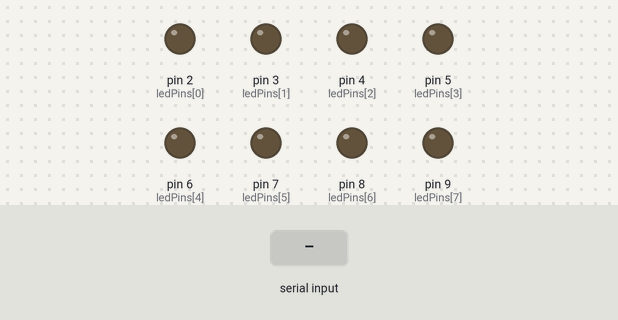
The program below on a simulated Arduino Uno, built with avr-gcc and run on an emulated ATmega328P. On the bench: output pins drawn as LEDs (lit = HIGH). The test bench sets the inputs (shaded band). What the program prints to the serial monitor is not drawn.

Above: at 1.3 s.
1.4 s: byte 75 ('K') received over Serial
At 1.55 s:
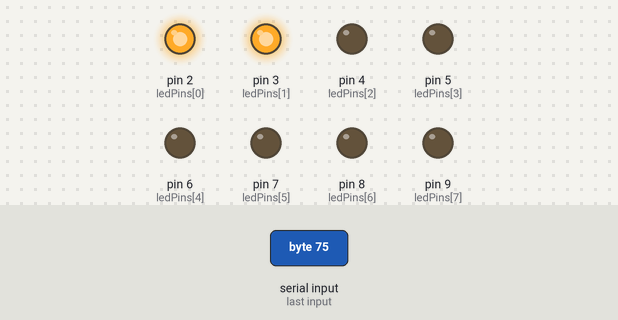
4.4 s: "A" received over Serial
At 5.2 s:
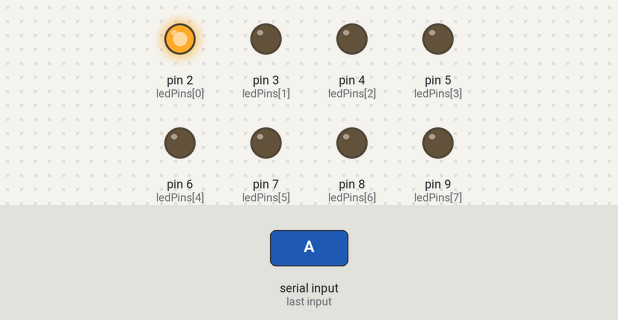
5.9 s: byte 76 ('L') received over Serial
At 6.05 s:
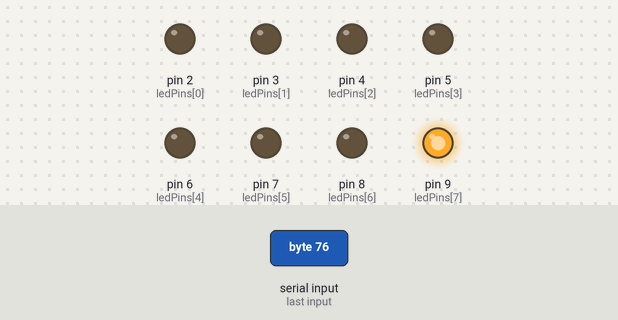
8.9 s: "I" received over Serial
At 9.8 s:
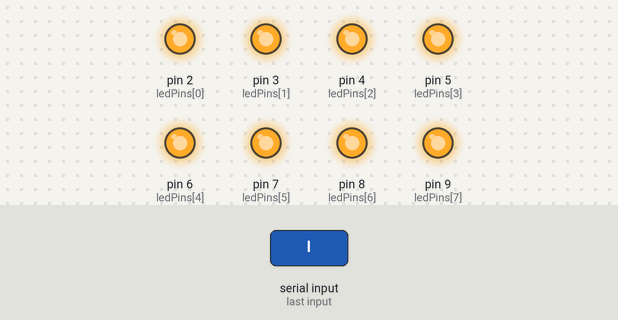
10.4 s: "B" received over Serial
At 11.0 s:
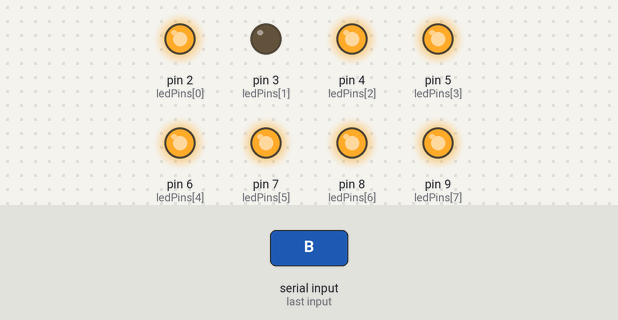
11.9 s: "C" received over Serial
At 13.3 s:
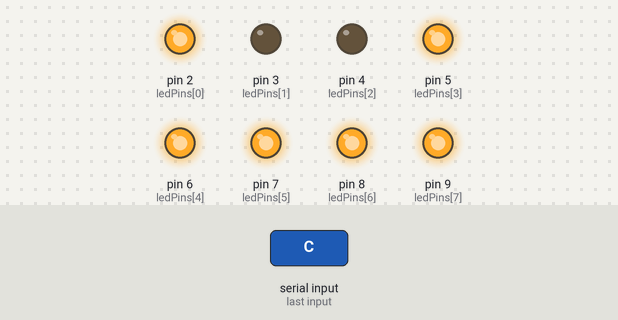
Timing chart, 0 to 14.4 s (numbered marks = the images above; inputs shaded):
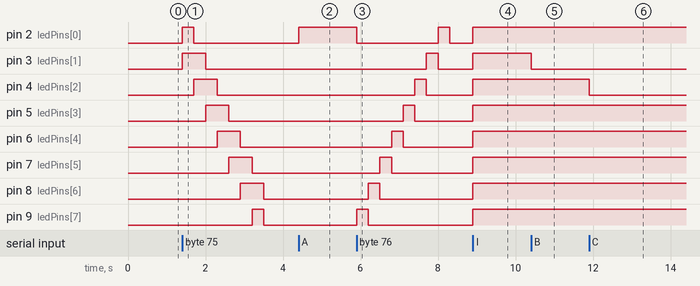

Measured:
- after the input at 1.4 s, pin 2 (ledPins[0]): LOW → HIGH at once, → LOW 0.30 s later; pin 3 (ledPins[1]): LOW → HIGH at once, → LOW 0.60 s later; pin 4 (ledPins[2]): LOW → HIGH after 0.30 s, → LOW 0.60 s later; pin 5 (ledPins[3]): LOW → HIGH after 0.60 s, → LOW 0.60 s later; pin 6 (ledPins[4]): LOW → HIGH after 0.90 s, → LOW 0.60 s later
- after the input at 4.4 s, pin 2 (ledPins[0]): LOW → HIGH at once
- after the input at 5.9 s, pin 2 (ledPins[0]): HIGH → LOW at once, → HIGH 2.1 s later, → LOW 0.30 s later; pin 3 (ledPins[1]): LOW → HIGH after 1.8 s, → LOW 0.30 s later
- after the input at 8.9 s, pin 2 (ledPins[0]), pin 3 (ledPins[1]), pin 4 (ledPins[2]), pin 5 (ledPins[3]), pin 6 (ledPins[4]), pin 7 (ledPins[5]), pin 8 (ledPins[6]), pin 9 (ledPins[7]): LOW → HIGH at once
- after the input at 10.4 s, pin 3 (ledPins[1]): HIGH → LOW at once
- after the input at 11.9 s, pin 4 (ledPins[2]): HIGH → LOW at once

The program:

main.cpp
```cpp
#include <Arduino.h>

const int ledPins[] = {2, 3, 4, 5, 6, 7, 8, 9};
const int ledCount = 8;
bool ledStates[] = {false, false, false, false, false, false, false, false};

void toggleLed(int index);
void allOn();
void allOff();
void runTwoLedsLeftToRight();
void runOneLedRightToLeft();

void setup() {
  Serial.begin(9600);

  for (int i = 0; i < ledCount; i++) {
    pinMode(ledPins[i], OUTPUT);
    digitalWrite(ledPins[i], LOW);
  }

  Serial.println("Arduino UNO R3 LED Control Ready");
  Serial.println("Press A-H to toggle LED1-LED8");
  Serial.println("Press I = all ON, J = all OFF");
  Serial.println("Press K = 2 LEDs run left to right");
  Serial.println("Press L = 1 LED run right to left");
}

void loop() {
  if (Serial.available() > 0) {
    char command = Serial.read();

    if (command >= 'a' && command <= 'z') {
      command = command - 32;
    }

    switch (command) {
      case 'A':
      case 'B':
      case 'C':
      case 'D':
      case 'E':
      case 'F':
      case 'G':
      case 'H':
        toggleLed(command - 'A');
        break;

      case 'I':
        allOn();
        break;

      case 'J':
        allOff();
        break;

      case 'K':
        runTwoLedsLeftToRight();
        break;

      case 'L':
        runOneLedRightToLeft();
        break;
    }
  }
}

void toggleLed(int index) {
  ledStates[index] = !ledStates[index];
  digitalWrite(ledPins[index], ledStates[index] ? HIGH : LOW);
}

void allOn() {
  for (int i = 0; i < ledCount; i++) {
    ledStates[i] = true;
    digitalWrite(ledPins[i], HIGH);
  }
}

void allOff() {
  for (int i = 0; i < ledCount; i++) {
    ledStates[i] = false;
    digitalWrite(ledPins[i], LOW);
  }
}

void runTwoLedsLeftToRight() {
  allOff();

  for (int i = 0; i < ledCount - 1; i++) {
    digitalWrite(ledPins[i], HIGH);
    digitalWrite(ledPins[i + 1], HIGH);
    delay(300);
    digitalWrite(ledPins[i], LOW);
    digitalWrite(ledPins[i + 1], LOW);
  }
}

void runOneLedRightToLeft() {
  allOff();

  for (int i = ledCount - 1; i >= 0; i--) {
    digitalWrite(ledPins[i], HIGH);
    delay(300);
    digitalWrite(ledPins[i], LOW);
  }
}
```
